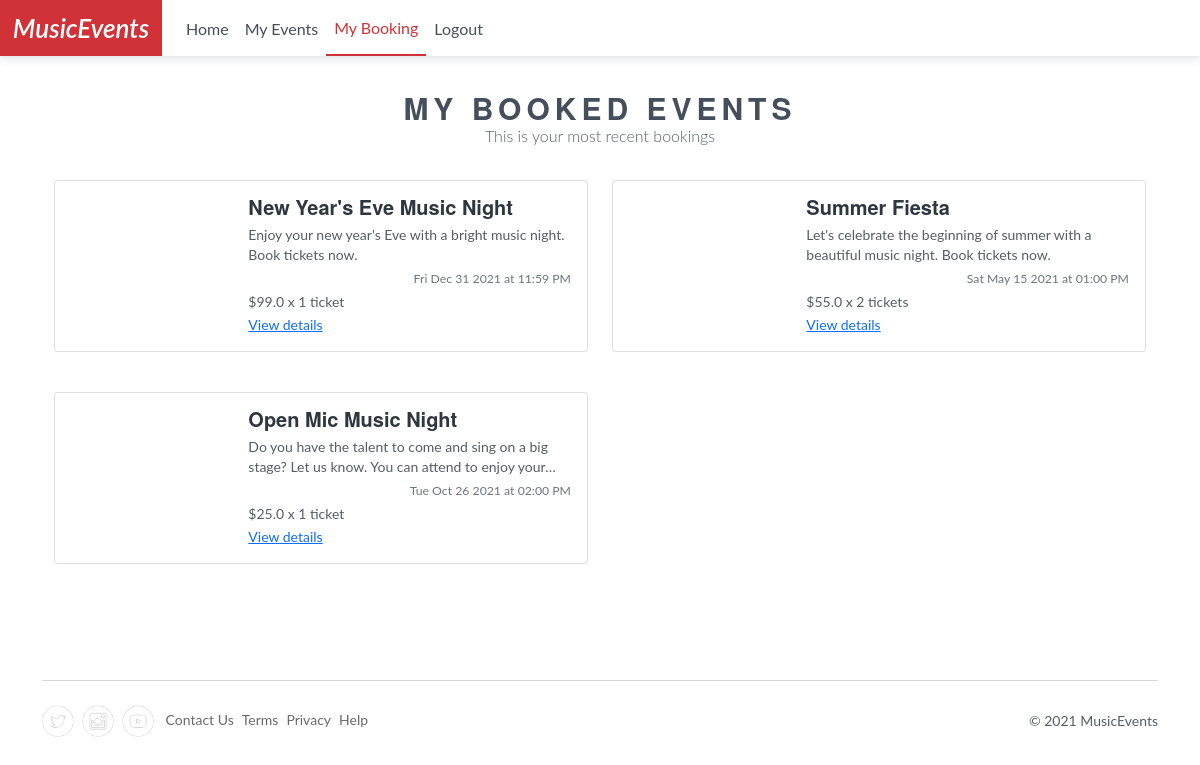
/my-bookings (signed in), run on the app's committed database.
### db/models.py (models this page shows)
class Booking(db.Model):
    id = db.Column(db.Integer, primary_key=True)
    user_id = db.Column(db.Integer(), db.ForeignKey('usertable.id'))
    user = db.relationship('User')
    event_id = db.Column(db.Integer(), db.ForeignKey('event.id'))
    event = db.relationship('Event')
    quantity = db.Column(db.Integer())

class Event(db.Model):
    id = db.Column(db.Integer, primary_key=True)
    user_id = db.Column(db.Integer, db.ForeignKey('usertable.id'))
    user = db.relationship('User')
    category_id = db.Column(db.Integer, db.ForeignKey('category.id'))
    category = db.relationship('Category')
    title = db.Column(db.String(256))
    description = db.Column(db.Text())
    price = db.Column(db.Float())
    date_time = db.Column(db.DateTime())
    status = db.Column(db.String(50))
    image_link = db.Column(db.String(256))
    total_tickets = db.Column(db.Integer())
    location = db.Column(db.String(256))

### main.py (the view)
@app.route('/my-bookings')
def list_bookings():
    if not session.get("logged_in"):
        return redirect("/login")
    user_id = session.get("user_id")
    bookings = Booking.query.filter_by(user_id=user_id).order_by(Booking.id.desc()).all()
    return render_template('user-booking-history.html', bookings=bookings)

### main.py (called while the page is built)
@app.template_filter('str_date')
def str_date(datetime_obj):
    return datetime_obj.strftime("%a %b %d %Y at %I:%M %p")

### templates/user-booking-history.html (shortened to what this page needs)
{% extends "base.html" %}
{% block body %}
{% include "navbar.html" %}
<section class="container-lg mt-3">
  <div class="Header">
    <h3 class="text-center">My Booked Events</h3>
    <p class="fw-light ">This is your most recent bookings</p>
  </div>
  <div class="container-lg">
    <div class="row row-cols-1 row-cols-md-2 g-4">
      {% for booking in bookings %}
      {% if booking.event %}
      <div class="col">
        <div class=" card mb-3 Booking mx-auto" style="max-width: 540px;">
          <div class="row g-0">
            <div class="col-md-4 ">
              <div class="BookingImage rounded-start"
                style="background-size: cover; background-image: url({{ booking.event.image_link }});">
              </div>
            </div>
            <div class="col-md-8">
              <div class="card-body">
                <h5 class="card-title">{{ booking.event.title }}</h5>
                <p class="card-text">{{ booking.event.description }}</p>
                <p class="card-text text-end">
                  <small class="text-muted">{{ booking.event.date_time|str_date }}</small>
                </p>
                <p class="card-text">
                  ${{ booking.event.price }} x {{ booking.quantity }} ticket{% if booking.quantity > 1 %}s{% endif %}
                </p>
                <a href="/book/{{ booking.event.id }}" class="">View details</a>
              </div>
            </div>
          </div>
        </div>
      </div>
      {% endif %}
      {% endfor %}
    </div>
  </div>
</section>
{% endblock %}

### templates/base.html (shortened to what this page needs)
<!DOCTYPE html>
<html lang="en">
<head>
  <link rel="stylesheet" href="https://cdn.jsdelivr.net/npm/bootstrap-icons@1.6.1/font/bootstrap-icons.css">
  <link href="https://cdn.jsdelivr.net/npm/bootstrap@5.1.3/dist/css/bootstrap.min.css" rel="stylesheet"
>
  <link href={{ url_for('static',filename="css/main.css") }} type="text/css" rel="stylesheet">
</head>
<body>
  {% block body %}
  {% endblock body %}
  <footer>
    <div class="container-md">
      <hr class="mt-0">
      <div class="row mt-2 align-items-center  g-2">
        <div class="col-12 col-sm-8 text-center text-sm-start">
          <div class="d-inline-flex gap-2 me-2">
            <a href="#">
              <img src={{ url_for('static',filename="imgs/Shape.png") }} alt="" class="rounded-circle bg-white"
                style="width:32px; height:32px;">
            </a>
            <a href="#">
              <img src={{ url_for('static',filename="imgs/insta.png") }} alt="" class="rounded-circle bg-white"
                style="width:32px; height:32px;">
            </a>
            <a href="#">
              <img src={{ url_for('static',filename="imgs/youtube.png") }} alt="" class="rounded-circle bg-white"
                style="width:32px; height:32px;">
            </a>
          </div>
          <div class="d-inline-flex gap-2">
            <a href="#">Contact Us</a>
            <a href="#">Terms</a>
            <a href="#">Privacy</a>
            <a href="#">Help</a>
          </div>
        </div>
        <div class="col-12 col-sm-4 text-center text-sm-end ">
          <div class="w-auto copyright">
            © 2021 MusicEvents
          </div>
        </div>
      </div>
    </div>
  </footer>
</body>
</html>

### templates/navbar.html (shortened to what this page needs)
<nav class="navbar navbar-expand-lg navbar-light bg-white py-0">
  <div class="container-fluid px-0" style="z-index:9;">
    <div class="w-auto">
      <a class="navbar-brand fst-italic d-flex align-items-center justify-content-center" href="/"> MusicEvents </a>
    </div>
    <div class="collapse navbar-collapse w-auto ms-auto bg-white" id="navbarNav">
        <ul class="navbar-nav h-100 d-flex align-content-center w-auto">
          <li class="nav-item ">
              <a class="nav-link h-100 d-flex align-items-center {% if request.path == "/" %}active{% endif %}" href="/">Home</a>
          </li>
          {% if session.get("logged_in") %}
          <li class="nav-item ">
              <a class="nav-link h-100 d-flex align-items-center {% if request.path == "/my-events" %}active{% endif %}" href="/my-events">My Events</a>
          </li>
          <li class="nav-item ">
              <a class="nav-link h-100 d-flex align-items-center {% if request.path == "/my-bookings" %}active{% endif %}" href="/my-bookings">My Booking</a>
          </li>
          <li class="nav-item ">
              <a class="nav-link h-100 d-flex align-items-center" href="/logout/">Logout</a>
          </li>
          {% else %}
          <li class="nav-item ">
              <a class="nav-link h-100 d-flex align-items-center" href="/login/">Login/Register</a>
          </li>
          {% endif %}
        </ul>
    </div>
  </div>
</nav>

### static/css/main.css (style rules this page uses)
body { margin: 0; font-family: Lato, Helvetica Neue, Helvetica, Roboto, Arial, sans-serif; font-size: 14px; line-height: 20px; color: #565c68; font-weight: 400; min-height: 100vh; }
h1, h2, h3, h4, h5, h6 { font-family: "Helvetica Neue", Helvetica, Arial, sans-serif; font-weight: 700; line-height: 20px; color: #2e363f; text-rendering: optimizelegibility; }
h1, h2, h3 { line-height: 36px; }
.navbar { background-color: #fefefe; height: 56px; font-size: 16px; font-weight: 400; font-family: Lato, Helvetica Neue, Helvetica, Arial, sans-serif; }
.navbar > div { box-shadow: 0 0 10px rgb(68 79 91 / 25%); }
.navbar a { font-family: Lato, Helvetica Neue, Helvetica, Arial, sans-serif; min-height: 56px; color: rgb(68, 79, 91) !important; }
.navbar-collapse .nav-link.active { color: #d03238 !important; border-bottom: 2px solid #d03238; padding-bottom: 6px; transition: border 0s; }
.navbar .nav-link { display: block; line-height: 21px; padding: 7px 14px; }
.navbar .navbar-brand { font-weight: 600; padding: 0; background-color: #d03238; text-decoration: none; color: #fff !important; font-weight: 600; font-size: 26px; width: 162px; }
.Header { text-align: center; padding: 18px 0; position: relative; }
.Header h3 { text-transform: uppercase; font-weight: 700; letter-spacing: 5px; margin: 0; font-size: 1.875rem; color: rgb(68, 79, 91); }
.Header p { font-size: 16px; }
footer { padding: 40px 0 20px 0; margin-top: 60px; }
footer a { text-decoration: none; color: #444; opacity: 0.8; }

### templates/user-booking-history.html (style rules this page uses)
.Booking .card-text { line-height: 20px; max-height: 40px; margin-bottom: 3px; display: -webkit-box; -webkit-line-clamp: 2; -webkit-box-orient: vertical; overflow: hidden; text-overflow: ellipsis; overflow-wrap: break-word; }
.BookingImage { height: 100%; width: 100%; }

### data on the page
Booking: event "New Year's Eve Music Night", event.description "Enjoy your new year's Eve with a bright music night. Book tickets now.", event.date_time|str_date "Fri Dec 31 2021 at 11:59 PM", event.price "99.0", quantity "1"
Booking: event "Summer Fiesta", event.description "Let's celebrate the beginning of summer with a beautiful music night. Book tickets now.", event.date_time|str_date "Sat May 15 2021 at 01:00 PM", event.price "55.0", quantity "2"
Booking: event "Open Mic Music Night", event.description "Do you have the talent to come and sing on a big stage? Let us know. You can attend to enjoy…", event.date_time|str_date "Tue Oct 26 2021 at 02:00 PM", event.price "25.0", quantity "1"
